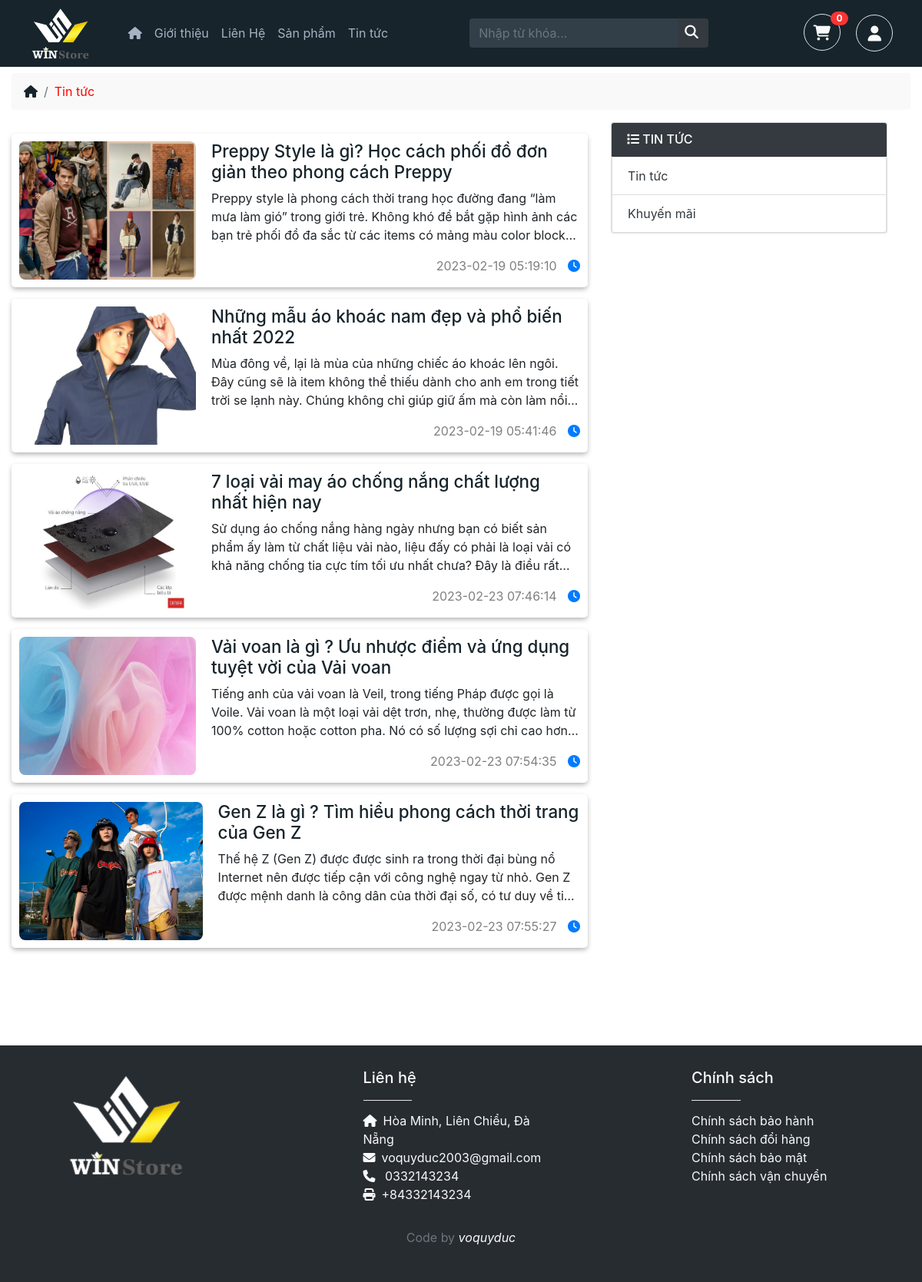
Page /Auth/DetailCategoryPost/1 on the committed database.
### tables this page shows
CREATE TABLE `posts` (
  `id` int(11) NOT NULL,
  `title` varchar(255) NOT NULL,
  `describe_short` longtext NOT NULL COMMENT 'mô tả ngắn',
  `content` longtext NOT NULL COMMENT 'mô tả',
  `img` longtext NOT NULL,
  `status` tinyint(1) NOT NULL DEFAULT 0 COMMENT '0 là hiển thị',
  `view` int(11) NOT NULL DEFAULT 0,
  `post_date` datetime NOT NULL,
  `id_category_post` int(11) NOT NULL,
  `id_staff` int(11) NOT NULL
);

CREATE TABLE `categories_post` (
  `id` int(11) NOT NULL,
  `name` varchar(100) NOT NULL,
  `id_staff` int(11) NOT NULL
);

### app/controllers/Auth.php (called while the page is built, shortened)
<?php
class Auth extends Controller
{
    public $PostModel;
    public $CategoriesPostModel;
    function __construct()
    {
        $this->PostModel = $this->callModel('PostModel');
        $this->CategoriesPostModel = $this->callModel('CategoryPostModel');
    }
    public function DetailCategoryPost($id)
    {
        $this->callView(
            'MasterUser',
            [
                'Page' => 'NewsPage',
                'ListPost' => $this->PostModel->GetPostByIdCategory($id),
                'ListCategoryPost' => $this->CategoriesPostModel->GetCategoryPost(),
            ]
        );
    }
}

### index.php (called while the page is built, shortened)
<?php
$myApp = new App();

### app/core/DB.php (called while the page is built, shortened)
<?php
class DB
{
    protected $servername = 'localhost';
    protected $username = 'root';
    protected $password = '';
    function __construct()
    {
        $this->conn = mysqli_connect($this->servername, $this->username, $this->password);
    }
}

### app/models/PostModel.php (called while the page is built, shortened)
<?php
class PostModel extends DB
{
    public function GetPostByIdCategory($id)
    {
        $sql = "SELECT * FROM posts WHERE id_category_post = $id AND status = 0";
        return $this->conn->query($sql);
    }
}

### app/models/CategoryPostModel.php (called while the page is built, shortened)
<?php
class CategoryPostModel extends DB
{
    public function GetCategoryPost()
    {
        $sql = "SELECT * FROM categories_post";
        $arr = [];
        foreach ($this->conn->query($sql) as $row) {
            array_push($arr, $row);
        }
        return $arr;
    }
}

### app/views/pages/user/NewsPage.php (the view, shortened to what this page needs)
<div class="container mt-2">
    <div class="row">
        <div class="col">
            <nav aria-label="breadcrumb">
                <ol class="breadcrumb">
                    <li class="breadcrumb-item"><a href="./Auth"><i class='fa fa-home'></i></a></li>
                    <li class="breadcrumb-item"><a class="act" href="./Auth/News">Tin tức</a></li>
                </ol>
            </nav>
        </div>
    </div>
</div>
<div class="container">
    <div class="row container">
        <div class="row">
            <div class="col-8">
                <?php foreach ($data['ListPost'] as $row) :
                   ?>
                    <div class="tin-khac">
                        <div class="list-view">
                            <div class="item-view">
                                <div class="item-view-image" style="margin-right: 20px;">
                                    <a class="chitietbv" href="./Auth/DetailNews/<?= $row['id'] ?>">
                                        <img class="anhbaiviet" src="./public/images/uploads/news/<?= $row['img'] ?>" alt="<?= $row['title'] ?>">
                                    </a>
                                </div>
                                <div class="item-view-title">
                                    <div class="view-title">
                                        <a href="./Auth/DetailNews/<?= $row['id'] ?>">
                                            <h2 class="tenbaiviet"><?= $row['title'] ?></h2>
                                        </a>
                                    </div>
                                    <div class="description">
                                        <p style="font-size: 1rem;text-overflow: ellipsis;display: -webkit-box;-webkit-line-clamp: 3;-webkit-box-orient: vertical;overflow: hidden;">
                                            <?= $row['describe_short'] ?>
                                        </p>
                                    </div>
                                    <div class="social-container">
                                        <span class="ngay-dang"><?= $row['post_date'] ?></span>
                                        <i class='fas fa-clock'></i>
                                    </div>
                                </div>
                            </div>
                        </div>
                    </div>
                <?php endforeach; ?>
            </div>
            <div class="col-4 col-sm-4">
                <div class="bg-light mb-3">
                    <div id="accordion" role="tablist">
                        <div class="card">
                            <div class="card-header bg-dark text-white text-uppercase" role="tab" id="headingOne">
                                <h6 class="mb-0">
                                    <a class="text-white d-block" data-toggle="collapse" href="#collapseOne" aria-expanded="true" aria-controls="collapseOne">
                                        <i class="fa fa-list"></i> Tin tức
                                    </a>
                                </h6>
                            </div>
                            <div id="collapseOne" class="collapse show" role="tabpanel" aria-labelledby="headingOne">
                                <ul class="list-group category_block">
                                    <?php foreach ($data['ListCategoryPost'] as $dmbv) : ?>
                                        <li class="list-group-item">
                                            <a class="d-block" href="./Auth/DetailCategoryPost/<?= $dmbv['id'] ?>"><?= $dmbv['name'] ?></a>
                                        </li>
                                    <?php endforeach ?>
                                </ul>
                            </div>
                        </div>
                    </div>
                </div>
            </div>
        </div>
    </div>
</div>
<div class="row mt-5 justify-content-center">
</div>

### rows in the picture
posts: img (picture), title "Preppy Style là gì? Học cách phối đồ đơn giản theo phong cách Preppy", describe_short "Preppy style là phong cách thời trang học đường đang “làm mưa làm gió” trong giới trẻ. Không khó để bắt gặp hình ảnh các bạn trẻ phối đồ đa sắc từ các items có mảng màu color…", post_date "2023-02-19 05:19:10"
posts: img (picture), title "Những mẫu áo khoác nam đẹp và phổ biến nhất 2022", describe_short "Mùa đông về, lại là mùa của những chiếc áo khoác lên ngôi. Đây cũng sẽ là item không thể thiếu dành cho anh em trong tiết trời se lạnh này. Chúng không chỉ giúp giữ ấm mà còn làm…", post_date "2023-02-19 05:41:46"
posts: img (picture), title "7 loại vải may áo chống nắng chất lượng nhất hiện nay", describe_short "Sử dụng áo chống nắng hàng ngày nhưng bạn có biết sản phẩm ấy làm từ chất liệu vải nào, liệu đấy có phải là loại vải có khả năng chống tia cực tím tối ưu nhất chưa? Đây là điều…", post_date "2023-02-23 07:46:14"
posts: img (picture), title "Vải voan là gì ? Ưu nhược điểm và ứng dụng tuyệt vời của Vải voan", describe_short "Tiếng anh của vải voan là Veil, trong tiếng Pháp được gọi là Voile. Vải voan là một loại vải dệt trơn, nhẹ, thường được làm từ 100% cotton hoặc cotton pha. Nó có số lượng sợi chỉ cao…", post_date "2023-02-23 07:54:35"
posts: img (picture), title "Gen Z là gì ? Tìm hiểu phong cách thời trang của Gen Z", describe_short "Thế hệ Z (Gen Z) được được sinh ra trong thời đại bùng nổ Internet nên được tiếp cận với công nghệ ngay từ nhỏ. Gen Z được mệnh danh là công dân của thời đại số, có tư duy về…", post_date "2023-02-23 07:55:27"
categories_post: name "Tin tức"
categories_post: name "Khuyến mãi"
